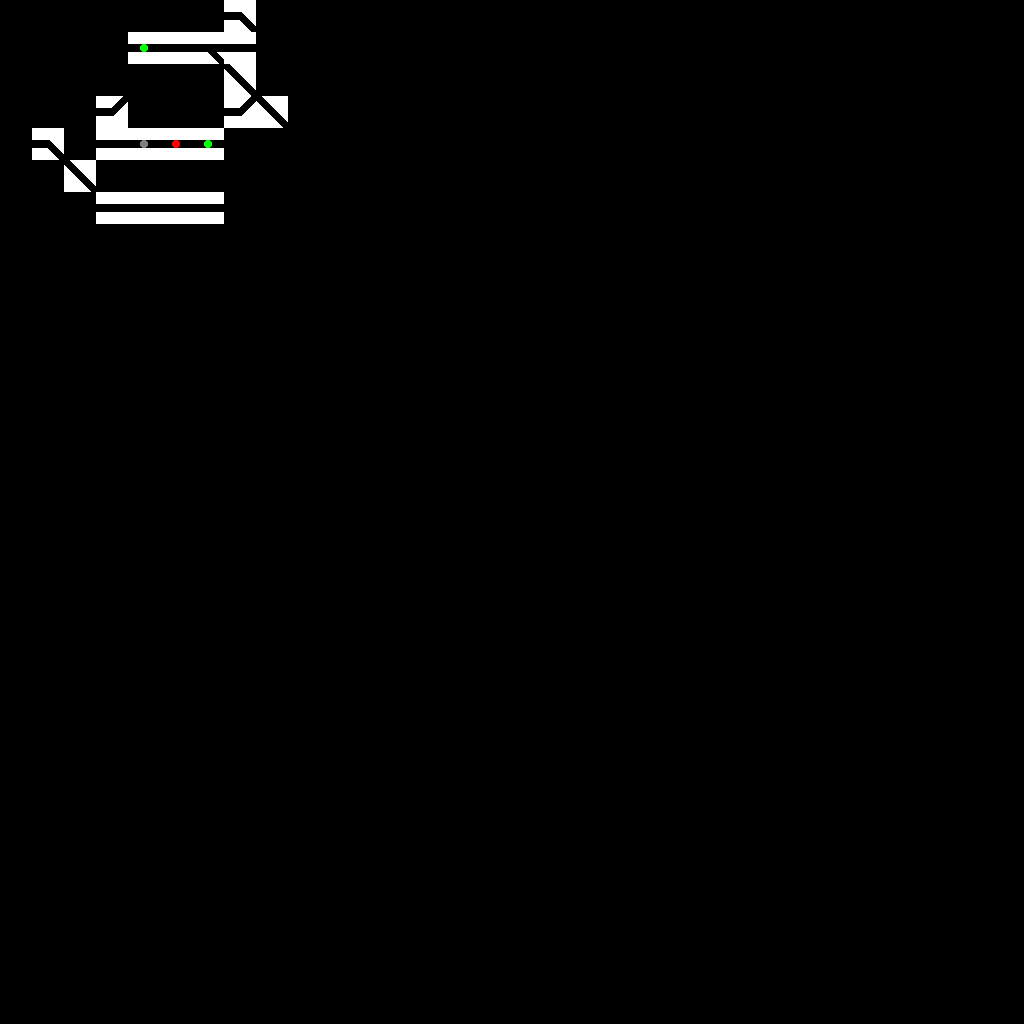

A 2D game scene composited from a Tiled map and its tileset images. What follows is a short description and the map's XML, with every tile layer's data as written:
An orthogonal 32x32 tile map with 32x32 px tiles, 2 tile layers (Camada de Tiles 1, Camada de Tiles 2), 2 tilesets.

<map version="1.2" tiledversion="1.2.4" orientation="orthogonal" renderorder="right-down" width="32" height="32" tilewidth="32" tileheight="32" infinite="0" nextlayerid="3" nextobjectid="1">
 <tileset firstgid="1" source="tracks.tsx" />
 <tileset firstgid="9" source="tracks32.tsx" />
 <layer id="1" name="Camada de Tiles 1" width="32" height="32">
  <data encoding="csv">
0,0,0,0,0,0,0,10,0,0,0,0,0,0,0,0,0,0,0,0,0,0,0,0,0,0,0,0,0,0,0,0,
0,0,0,0,13,13,12,13,0,0,0,0,0,0,0,0,0,0,0,0,0,0,0,0,0,0,0,0,0,0,0,0,
0,0,0,0,0,0,0,0,0,0,0,0,0,0,0,0,0,0,0,0,0,0,0,0,0,0,0,0,0,0,0,0,
0,0,0,9,0,0,0,9,0,0,0,0,0,0,0,0,0,0,0,0,0,0,0,0,0,0,0,0,0,0,0,0,
0,10,0,13,13,13,13,0,0,0,0,0,0,0,0,0,0,0,0,0,0,0,0,0,0,0,0,0,0,0,0,0,
0,0,17,0,0,0,0,0,0,0,0,0,0,0,0,0,0,0,0,0,0,0,0,0,0,0,0,0,0,0,0,0,
0,0,0,13,13,13,13,0,0,0,0,0,0,0,0,0,0,0,0,0,0,0,0,0,0,0,0,0,0,0,0,0,
0,0,0,0,0,0,0,0,0,0,0,0,0,0,0,0,0,0,0,0,0,0,0,0,0,0,0,0,0,0,0,0,
0,0,0,0,0,0,0,0,0,0,0,0,0,0,0,0,0,0,0,0,0,0,0,0,0,0,0,0,0,0,0,0,
0,0,0,0,0,0,0,0,0,0,0,0,0,0,0,0,0,0,0,0,0,0,0,0,0,0,0,0,0,0,0,0,
0,0,0,0,0,0,0,0,0,0,0,0,0,0,0,0,0,0,0,0,0,0,0,0,0,0,0,0,0,0,0,0,
0,0,0,0,0,0,0,0,0,0,0,0,0,0,0,0,0,0,0,0,0,0,0,0,0,0,0,0,0,0,0,0,
0,0,0,0,0,0,0,0,0,0,0,0,0,0,0,0,0,0,0,0,0,0,0,0,0,0,0,0,0,0,0,0,
0,0,0,0,0,0,0,0,0,0,0,0,0,0,0,0,0,0,0,0,0,0,0,0,0,0,0,0,0,0,0,0,
0,0,0,0,0,0,0,0,0,0,0,0,0,0,0,0,0,0,0,0,0,0,0,0,0,0,0,0,0,0,0,0,
0,0,0,0,0,0,0,0,0,0,0,0,0,0,0,0,0,0,0,0,0,0,0,0,0,0,0,0,0,0,0,0,
0,0,0,0,0,0,0,0,0,0,0,0,0,0,0,0,0,0,0,0,0,0,0,0,0,0,0,0,0,0,0,0,
0,0,0,0,0,0,0,0,0,0,0,0,0,0,0,0,0,0,0,0,0,0,0,0,0,0,0,0,0,0,0,0,
0,0,0,0,0,0,0,0,0,0,0,0,0,0,0,0,0,0,0,0,0,0,0,0,0,0,0,0,0,0,0,0,
0,0,0,0,0,0,0,0,0,0,0,0,0,0,0,0,0,0,0,0,0,0,0,0,0,0,0,0,0,0,0,0,
0,0,0,0,0,0,0,0,0,0,0,0,0,0,0,0,0,0,0,0,0,0,0,0,0,0,0,0,0,0,0,0,
0,0,0,0,0,0,0,0,0,0,0,0,0,0,0,0,0,0,0,0,0,0,0,0,0,0,0,0,0,0,0,0,
0,0,0,0,0,0,0,0,0,0,0,0,0,0,0,0,0,0,0,0,0,0,0,0,0,0,0,0,0,0,0,0,
0,0,0,0,0,0,0,0,0,0,0,0,0,0,0,0,0,0,0,0,0,0,0,0,0,0,0,0,0,0,0,0,
0,0,0,0,0,0,0,0,0,0,0,0,0,0,0,0,0,0,0,0,0,0,0,0,0,0,0,0,0,0,0,0,
0,0,0,0,0,0,0,0,0,0,0,0,0,0,0,0,0,0,0,0,0,0,0,0,0,0,0,0,0,0,0,0,
0,0,0,0,0,0,0,0,0,0,0,0,0,0,0,0,0,0,0,0,0,0,0,0,0,0,0,0,0,0,0,0,
0,0,0,0,0,0,0,0,0,0,0,0,0,0,0,0,0,0,0,0,0,0,0,0,0,0,0,0,0,0,0,0,
0,0,0,0,0,0,0,0,0,0,0,0,0,0,0,0,0,0,0,0,0,0,0,0,0,0,0,0,0,0,0,0,
0,0,0,0,0,0,0,0,0,0,0,0,0,0,0,0,0,0,0,0,0,0,0,0,0,0,0,0,0,0,0,0,
0,0,0,0,0,0,0,0,0,0,0,0,0,0,0,0,0,0,0,0,0,0,0,0,0,0,0,0,0,0,0,0,
0,0,0,0,0,0,0,0,0,0,0,0,0,0,0,0,0,0,0,0,0,0,0,0,0,0,0,0,0,0,0,0
</data>
 </layer>
 <layer id="2" name="Camada de Tiles 2" width="32" height="32">
  <data encoding="csv">
0,0,0,0,0,0,0,0,0,0,0,0,0,0,0,0,0,0,0,0,0,0,0,0,0,0,0,0,0,0,0,0,
0,0,0,0,14,0,0,0,0,0,0,0,0,0,0,0,0,0,0,0,0,0,0,0,0,0,0,0,0,0,0,0,
0,0,0,0,0,0,0,17,0,0,0,0,0,0,0,0,0,0,0,0,0,0,0,0,0,0,0,0,0,0,0,0,
0,0,0,0,0,0,0,0,17,0,0,0,0,0,0,0,0,0,0,0,0,0,0,0,0,0,0,0,0,0,0,0,
0,0,0,0,15,16,14,0,0,0,0,0,0,0,0,0,0,0,0,0,0,0,0,0,0,0,0,0,0,0,0,0,
0,0,0,0,0,0,0,0,0,0,0,0,0,0,0,0,0,0,0,0,0,0,0,0,0,0,0,0,0,0,0,0,
0,0,0,0,0,0,0,0,0,0,0,0,0,0,0,0,0,0,0,0,0,0,0,0,0,0,0,0,0,0,0,0,
0,0,0,0,0,0,0,0,0,0,0,0,0,0,0,0,0,0,0,0,0,0,0,0,0,0,0,0,0,0,0,0,
0,0,0,0,0,0,0,0,0,0,0,0,0,0,0,0,0,0,0,0,0,0,0,0,0,0,0,0,0,0,0,0,
0,0,0,0,0,0,0,0,0,0,0,0,0,0,0,0,0,0,0,0,0,0,0,0,0,0,0,0,0,0,0,0,
0,0,0,0,0,0,0,0,0,0,0,0,0,0,0,0,0,0,0,0,0,0,0,0,0,0,0,0,0,0,0,0,
0,0,0,0,0,0,0,0,0,0,0,0,0,0,0,0,0,0,0,0,0,0,0,0,0,0,0,0,0,0,0,0,
0,0,0,0,0,0,0,0,0,0,0,0,0,0,0,0,0,0,0,0,0,0,0,0,0,0,0,0,0,0,0,0,
0,0,0,0,0,0,0,0,0,0,0,0,0,0,0,0,0,0,0,0,0,0,0,0,0,0,0,0,0,0,0,0,
0,0,0,0,0,0,0,0,0,0,0,0,0,0,0,0,0,0,0,0,0,0,0,0,0,0,0,0,0,0,0,0,
0,0,0,0,0,0,0,0,0,0,0,0,0,0,0,0,0,0,0,0,0,0,0,0,0,0,0,0,0,0,0,0,
0,0,0,0,0,0,0,0,0,0,0,0,0,0,0,0,0,0,0,0,0,0,0,0,0,0,0,0,0,0,0,0,
0,0,0,0,0,0,0,0,0,0,0,0,0,0,0,0,0,0,0,0,0,0,0,0,0,0,0,0,0,0,0,0,
0,0,0,0,0,0,0,0,0,0,0,0,0,0,0,0,0,0,0,0,0,0,0,0,0,0,0,0,0,0,0,0,
0,0,0,0,0,0,0,0,0,0,0,0,0,0,0,0,0,0,0,0,0,0,0,0,0,0,0,0,0,0,0,0,
0,0,0,0,0,0,0,0,0,0,0,0,0,0,0,0,0,0,0,0,0,0,0,0,0,0,0,0,0,0,0,0,
0,0,0,0,0,0,0,0,0,0,0,0,0,0,0,0,0,0,0,0,0,0,0,0,0,0,0,0,0,0,0,0,
0,0,0,0,0,0,0,0,0,0,0,0,0,0,0,0,0,0,0,0,0,0,0,0,0,0,0,0,0,0,0,0,
0,0,0,0,0,0,0,0,0,0,0,0,0,0,0,0,0,0,0,0,0,0,0,0,0,0,0,0,0,0,0,0,
0,0,0,0,0,0,0,0,0,0,0,0,0,0,0,0,0,0,0,0,0,0,0,0,0,0,0,0,0,0,0,0,
0,0,0,0,0,0,0,0,0,0,0,0,0,0,0,0,0,0,0,0,0,0,0,0,0,0,0,0,0,0,0,0,
0,0,0,0,0,0,0,0,0,0,0,0,0,0,0,0,0,0,0,0,0,0,0,0,0,0,0,0,0,0,0,0,
0,0,0,0,0,0,0,0,0,0,0,0,0,0,0,0,0,0,0,0,0,0,0,0,0,0,0,0,0,0,0,0,
0,0,0,0,0,0,0,0,0,0,0,0,0,0,0,0,0,0,0,0,0,0,0,0,0,0,0,0,0,0,0,0,
0,0,0,0,0,0,0,0,0,0,0,0,0,0,0,0,0,0,0,0,0,0,0,0,0,0,0,0,0,0,0,0,
0,0,0,0,0,0,0,0,0,0,0,0,0,0,0,0,0,0,0,0,0,0,0,0,0,0,0,0,0,0,0,0,
0,0,0,0,0,0,0,0,0,0,0,0,0,0,0,0,0,0,0,0,0,0,0,0,0,0,0,0,0,0,0,0
</data>
 </layer>
</map>
